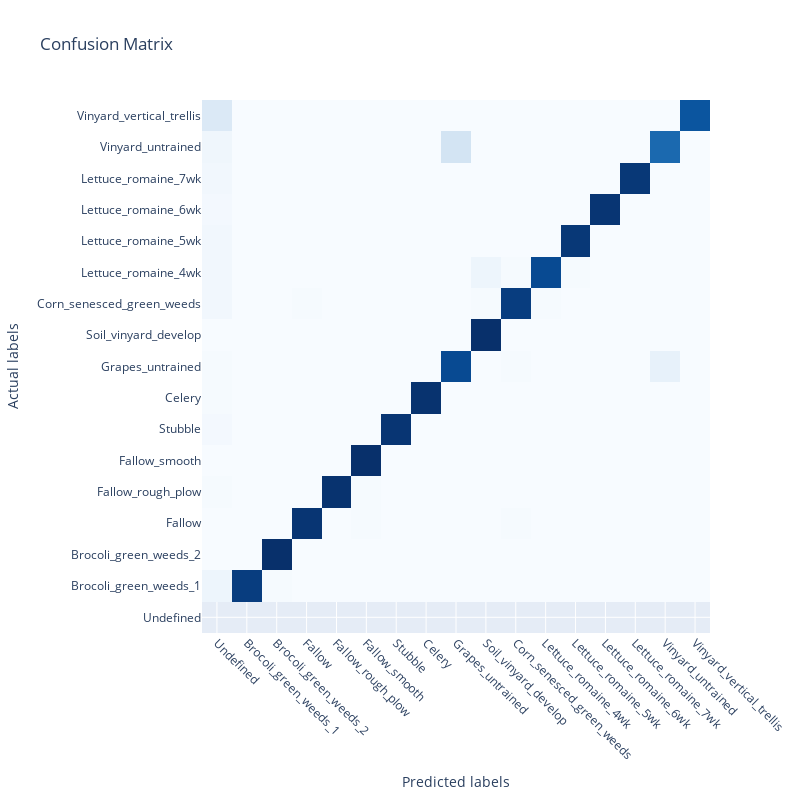

Notebook source saved alongside this figure:
### Code cell
ds = 'Salinas'
dm = 'PCA'
n_comp = 8
model = 'hamida'

conf_matrix = df_results[df_results['Experiment'] == f'{ds}_{dm}_{n_comp}_{model}']['Confusion matrix'].values[0]
show_confusion_matrix(conf_matrix, labels=LABELS[ds], normalize=True)

### Figure 1 — Plotly figure (JSON) as saved in the notebook; plotly's stock layout.template omitted (floating-point values rounded to 4 significant figures; data arrays with more than 128 entries replaced by an {"elided": "..."} marker saying what was removed)
{"data": [{"colorbar": {"title": {"text": "Normalized"}}, "colorscale": [[0, "rgb(247,251,255)"], [0.125, "rgb(222,235,247)"], [0.25, "rgb(198,219,239)"], [0.375, "rgb(158,202,225)"], [0.5, "rgb(107,174,214)"], [0.625, "rgb(66,146,198)"], [0.75, "rgb(33,113,181)"], [0.875, "rgb(8,81,156)"], [1, "rgb(8,48,107)"]], "showscale": false, "type": "heatmap", "x": ["Undefined", "Brocoli_green_weeds_1", "Brocoli_green_weeds_2", "Fallow", "Fallow_rough_plow", "Fallow_smooth", "Stubble", "Celery", "Grapes_untrained", "Soil_vinyard_develop", "Corn_senesced_green_weeds", "Lettuce_romaine_4wk", "Lettuce_romaine_5wk", "Lettuce_romaine_6wk", "Lettuce_romaine_7wk", "Vinyard_untrained", "Vinyard_vertical_trellis"], "y": ["Undefined", "Brocoli_green_weeds_1", "Brocoli_green_weeds_2", "Fallow", "Fallow_rough_plow", "Fallow_smooth", "Stubble", "Celery", "Grapes_untrained", "Soil_vinyard_develop", "Corn_senesced_green_weeds", "Lettuce_romaine_4wk", "Lettuce_romaine_5wk", "Lettuce_romaine_6wk", "Lettuce_romaine_7wk", "Vinyard_untrained", "Vinyard_vertical_trellis"], "z": {"elided": "17x17 float values"}, "zmax": 1, "zmin": 0}], "layout": {"height": 800, "showlegend": false, "title": {"text": "Confusion Matrix"}, "width": 800, "xaxis": {"tickangle": 45, "title": {"text": "Predicted labels"}, "type": "category"}, "yaxis": {"title": {"text": "Actual labels"}, "type": "category"}}}
